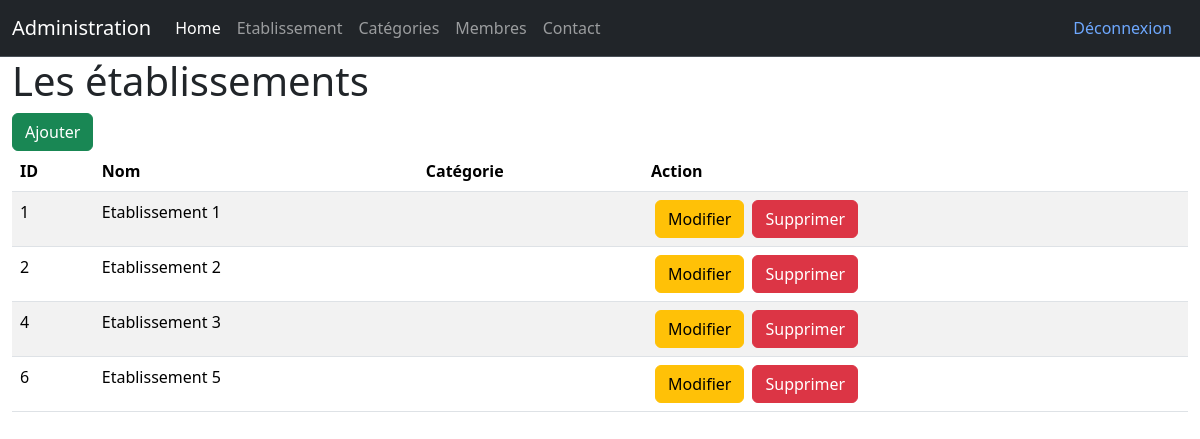
Page /admin/schools.php (signed in) on the earlier database version.
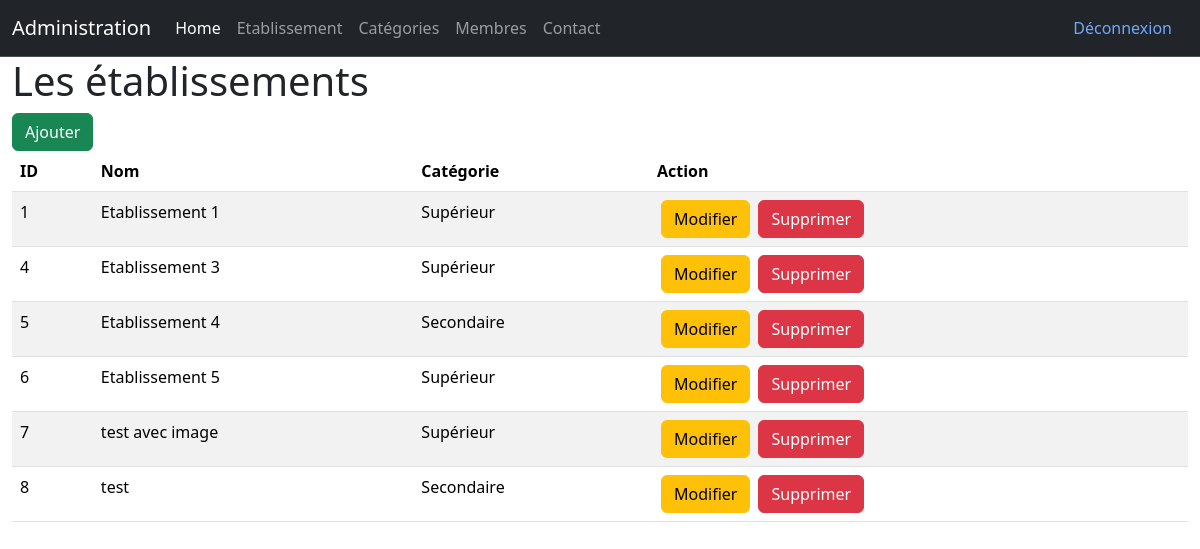
Same page on the later database version.
### tables this page shows
CREATE TABLE IF NOT EXISTS `etablissements` (
  `id` int NOT NULL AUTO_INCREMENT,
  `nom` varchar(255) NOT NULL,
  `description` text NOT NULL,
  `introduction` text NOT NULL,
  `image` varchar(255) NOT NULL,
  `categorie` int NOT NULL DEFAULT '1',
  PRIMARY KEY (`id`)
);

CREATE TABLE IF NOT EXISTS `categories` (
  `id` int NOT NULL AUTO_INCREMENT,
  `nom` varchar(255) NOT NULL,
  PRIMARY KEY (`id`)
);

### admin/schools.php (the view, shortened to what this page needs)
<?php
    require "../connexion.php";
?>
<!DOCTYPE html>
<html lang="en">
<head>
    <link href="https://cdn.jsdelivr.net/npm/bootstrap@5.3.3/dist/css/bootstrap.min.css" rel="stylesheet">
</head>
<body>
    <?php
        include("partials/header.php");
    ?>
  <div class="container-fluid">
    <h1>Les établissements</h1>
    <a href="addSchools.php" class="btn btn-success">Ajouter</a>
    <table class="table table-striped">
        <thead>
            <tr>
                <th>ID</th>
                <th>Nom</th>
                <th>Catégorie</th>
                <th>Action</th>
            </tr>
        </thead>
        <tbody>
            <?php
                $schools = $bdd->query("SELECT etablissements.nom AS enom, etablissements.id AS eid, categories.nom AS cnom FROM etablissements INNER JOIN categories ON etablissements.categorie = categories.id");
                while($don = $schools->fetch())
                {
                    echo "<tr>";
                        echo "<td>".$don['eid']."</td>";
                        echo "<td>".$don['enom']."</td>";
                        echo "<td>".$don['cnom']."</td>";
                        echo "<td>";
                            echo "<a href='updateSchools.php?id=".$don['eid']."' class='btn btn-warning mx-1'>Modifier</a>";
                            echo "<a href='schools.php?delete=".$don['eid']."' class='btn btn-danger mx-1'>Supprimer</a>";
                        echo "</td>";
                    echo "</tr>";
                }
            ?>
        </tbody>
    </table>
  </div>
</body>
</html>

Differences in the rows shown:
removed etablissements: id "2", nom "Etablissement 2"
changed through a linked row, etablissements "Etablissement 1": categories.nom (not shown) → "Supérieur"
changed through a linked row, etablissements "Etablissement 3": categories.nom (not shown) → "Supérieur"
now on this page (row unchanged): etablissements: id "5", nom "Etablissement 4", categories.nom "Secondaire"
changed through a linked row, etablissements "Etablissement 5": categories.nom (not shown) → "Supérieur"
added etablissements: id "7", nom "test avec image", categories.nom "Supérieur"
added etablissements: id "8", nom "test", categories.nom "Secondaire"
